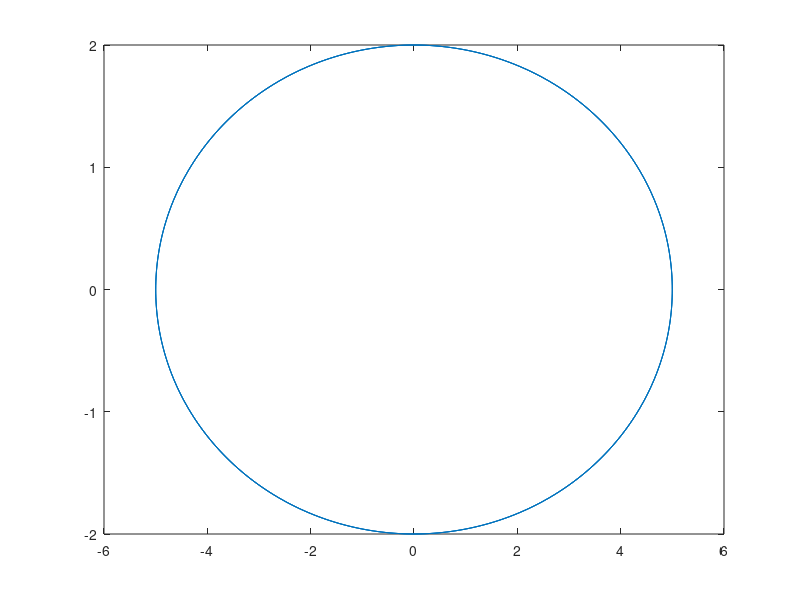

Reproduce this figure in MATLAB. (Note: this script raises an error after producing the figure.)
t= 0:pi/200:2*pi;
x=5.*cos(3.*t);
y=2.*sin(3.*t);
plot (x,y)
n=141;
xplus= 5.*cos(3.*t)+0.001;
xminus= 5.*cos(3.*t)-0.001;
yplus= 2.*sin(3.*t)+0.001;
yminus= 2.*sin(3.*t)-0.001;
[a0,b0,a1,b1,a2,b2,a3,b3]=Bezier_Curve(n,x,y,xplus,yplus,xminus,yminus);
figure()

for i=1: n
fx(i)=a0(i)+(a1(i).*t(i))+(a2(i).*t(i).^2)+(a3(i).*t(i).^3);
fy(i)=b0(i)+(b1(i).*t(i))+(b2(i).*t(i).^2)+(b3(i).*t(i).^3);
T(i)=t(i);
end
plot(fx,fy)